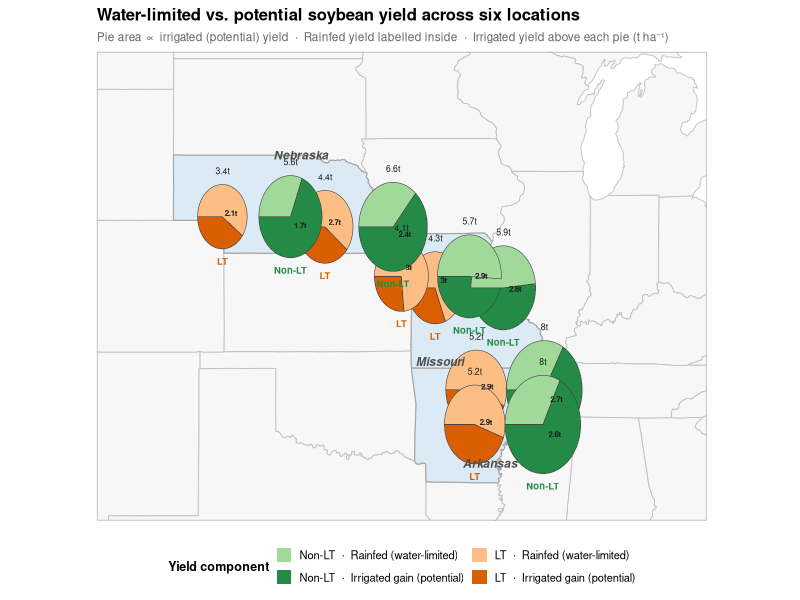
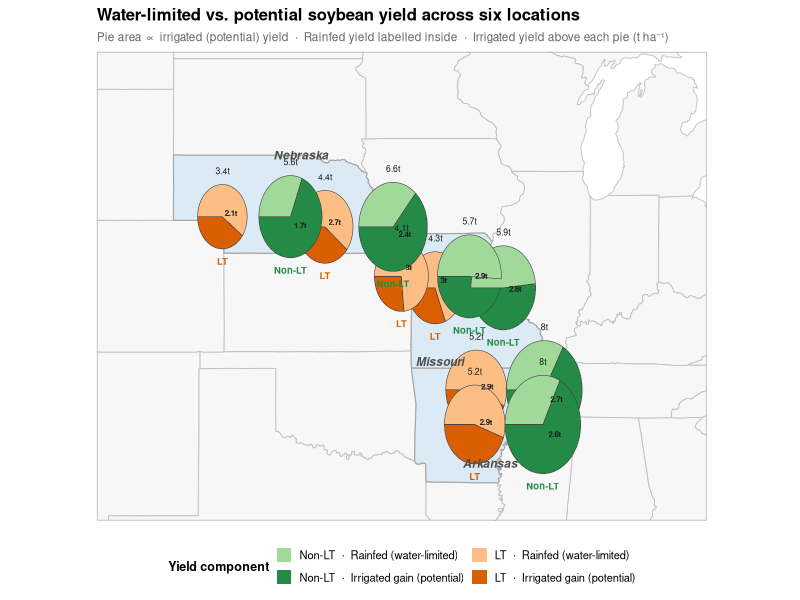

Here is the R script that generated these plots, in order:
## Fig 5 — Map: water-limited vs potential yield at 6 locations
## ggforce::geom_arc_bar pies + geom_point scaled by yield

setwd("/home/user/LT-trait")
library(dplyr); library(tidyr); library(ggplot2); library(ggforce); library(maps); library(readxl)

## ── Site coordinates ──────────────────────────────────────────────────────────
sites <- tibble(
  Location = c("Jonesboro","Marianna","Columbia","Norborne","Lincoln","North Platte"),
  State    = c("AR","AR","MO","MO","NE","NE"),
  lat      = c(35.84, 34.78, 38.95, 39.30, 40.81, 41.12),
  lon      = c(-90.70,-90.76,-92.33,-93.67,-96.70,-100.77)
)

## ── Yield data ────────────────────────────────────────────────────────────────
ssm <- read_excel("SoybeanSSM_sims2.xlsx")

yield_data <- ssm %>%
  filter(Crop %in% c("SOYBEAN-MG4","SOYBEAN-LT1.5-MG4",
                     "SOYBEAN-LT1.5-MG3","SOYBEAN-MG3")) %>%
  mutate(Genotype = factor(
    ifelse(Crop %in% c("SOYBEAN-MG4","SOYBEAN-MG3"),
           "Non-limited transpiration","Limited transpiration"),
    levels = c("Non-limited transpiration","Limited transpiration"))) %>%
  group_by(Location, Genotype, water_mgmt) %>%
  summarise(Yield = mean(Yield_kgha, na.rm = TRUE), .groups = "drop") %>%
  pivot_wider(names_from = water_mgmt, values_from = Yield) %>%
  left_join(sites, by = "Location") %>%
  mutate(
    lon_pie    = ifelse(Genotype == "Limited transpiration",
                        lon - 1.35, lon + 1.35),
    r          = sqrt(Irrigated) / sqrt(max(Irrigated)) * 1.5,   # area ∝ yield
    frac_rain  = Rainfed / Irrigated,
    start_rain = -pi/2,
    end_rain   = -pi/2 + frac_rain * 2 * pi,
    start_irr  = end_rain,
    end_irr    = -pi/2 + 2 * pi
  )

## ── Arc data (two slices per pie) ────────────────────────────────────────────
arcs <- bind_rows(
  yield_data %>% mutate(slice = "Water-limited (Rainfed)",
                        start = start_rain, end = end_rain),
  yield_data %>% mutate(slice = "Potential gain (Irrigated)",
                        start = start_irr,  end = end_irr)
) %>%
  mutate(fill_key = paste(as.character(Genotype), slice, sep = "|"))

fill_colours <- c(
  "Non-limited transpiration|Water-limited (Rainfed)"    = "#a1d99b",
  "Non-limited transpiration|Potential gain (Irrigated)" = "#238b45",
  "Limited transpiration|Water-limited (Rainfed)"        = "#fdbe85",
  "Limited transpiration|Potential gain (Irrigated)"     = "#d95f02"
)

## ── Yield labels at pie centre ────────────────────────────────────────────────
pie_labels <- yield_data %>%
  mutate(
    label_rain = paste0(round(Rainfed / 1000, 1), "t"),
    label_irr  = paste0(round(Irrigated / 1000, 1), "t")
  )

## ── State label positions ─────────────────────────────────────────────────────
state_labels <- tibble(
  lon   = c(-91.5, -93.5, -99.0),
  lat   = c(33.6,   36.7,  43.0),
  label = c("Arkansas", "Missouri", "Nebraska")
)

## ── Genotype legend key positions ─────────────────────────────────────────────
geno_legend <- tibble(
  lon_pie = c(-104.5, -104.5),
  lat     = c(34.2,   35.5),
  r       = 0.55,
  Genotype = factor(c("Non-limited transpiration","Limited transpiration"),
                    levels = c("Non-limited transpiration","Limited transpiration")),
  label   = c("Non-LT", "LT")
)
geno_arcs <- bind_rows(
  geno_legend %>% mutate(slice="full", start=-pi/2, end=3*pi/2,
                         fill_key=paste(as.character(Genotype),"Water-limited (Rainfed)",sep="|"))
)

## ── Map ───────────────────────────────────────────────────────────────────────
us_states    <- map_data("state")
focus_states <- c("arkansas","missouri","nebraska")

p <- ggplot() +
  ## basemap
  geom_polygon(data = us_states,
               aes(x = long, y = lat, group = group),
               fill = "grey97", colour = "grey75", linewidth = 0.3) +
  geom_polygon(data = filter(us_states, region %in% focus_states),
               aes(x = long, y = lat, group = group),
               fill = "#dbeaf5", colour = "grey65", linewidth = 0.4) +

  ## geom_point — circle scaled by potential (irrigated) yield as background anchor
  geom_point(data = yield_data,
             aes(x = lon_pie, y = lat, size = Irrigated, colour = Genotype),
             shape = 1, stroke = 1.0, alpha = 0.5, show.legend = FALSE) +

  ## pie charts
  geom_arc_bar(data = arcs,
               aes(x0 = lon_pie, y0 = lat, r0 = 0, r = r,
                   start = start, end = end, fill = fill_key),
               colour = "grey25", linewidth = 0.2) +

  ## rainfed yield label (inner slice)
  geom_text(data = pie_labels,
            aes(x = lon_pie + r * 0.38 * cos(-pi/2 + frac_rain * pi),
                y = lat     + r * 0.38 * sin(-pi/2 + frac_rain * pi),
                label = label_rain),
            size = 2.0, colour = "grey10", fontface = "bold") +

  ## potential yield label (outer ring, top)
  geom_text(data = pie_labels,
            aes(x = lon_pie, y = lat + r + 0.42, label = label_irr),
            size = 2.2, colour = "grey10") +

  ## genotype label below each pie
  geom_text(data = yield_data,
            aes(x = lon_pie, y = lat - r - 0.38,
                label = ifelse(Genotype == "Limited transpiration",
                               "LT", "Non-LT"),
                colour = Genotype),
            size = 2.4, fontface = "bold", show.legend = FALSE) +

  ## state labels
  geom_text(data = state_labels,
            aes(x = lon, y = lat, label = label),
            fontface = "bold.italic", size = 3.0, colour = "grey30") +

  ## scales
  scale_fill_manual(
    values = fill_colours,
    labels = c(
      "Non-limited transpiration|Water-limited (Rainfed)"    = "Non-LT  ·  Rainfed (water-limited)",
      "Non-limited transpiration|Potential gain (Irrigated)" = "Non-LT  ·  Irrigated gain (potential)",
      "Limited transpiration|Water-limited (Rainfed)"        = "LT  ·  Rainfed (water-limited)",
      "Limited transpiration|Potential gain (Irrigated)"     = "LT  ·  Irrigated gain (potential)"
    ),
    breaks = c(
      "Non-limited transpiration|Water-limited (Rainfed)",
      "Non-limited transpiration|Potential gain (Irrigated)",
      "Limited transpiration|Water-limited (Rainfed)",
      "Limited transpiration|Potential gain (Irrigated)"
    ),
    name = "Yield component"
  ) +
  scale_colour_manual(
    values = c("Non-limited transpiration" = "#238b45",
               "Limited transpiration"      = "#d95f02"),
    guide  = "none"
  ) +
  scale_size_continuous(
    range  = c(2, 9),
    name   = expression(Potential~yield~(kg~ha^{-1})),
    breaks = c(3000, 5000, 7000),
    labels = c("3 000","5 000","7 000")
  ) +
  coord_fixed(1.3, xlim = c(-106, -84), ylim = c(32.5, 45.5)) +
  labs(
    x        = NULL, y = NULL,
    title    = "Water-limited vs. potential soybean yield across six locations",
    subtitle = paste0("Pie area ∝ irrigated (potential) yield  ·  ",
                      "Rainfed yield labelled inside  ·  ",
                      "Irrigated yield above each pie (t ha⁻¹)")
  ) +
  theme_bw(base_size = 11) +
  theme(
    axis.text        = element_blank(),
    axis.ticks       = element_blank(),
    panel.grid       = element_blank(),
    legend.position  = "bottom",
    legend.box       = "horizontal",
    legend.title     = element_text(face = "bold", size = 9),
    legend.text      = element_text(size = 8),
    legend.key.size  = unit(0.75, "lines"),
    plot.title       = element_text(face = "bold", size = 12),
    plot.subtitle    = element_text(colour = "grey40", size = 8.5),
    panel.border     = element_rect(colour = "grey70")
  ) +
  guides(
    fill = guide_legend(order = 1, nrow = 2,
                        override.aes = list(colour = NA)),
    size = guide_legend(order = 2,
                        override.aes = list(shape = 21,
                                            colour = "grey50",
                                            fill   = NA))
  )

ggsave("Fig_map_yields.png",  plot = p, width = 22, height = 17,
       units = "cm", dpi = 150, bg = "white")
ggsave("Fig_map_yields.tiff", plot = p, width = 22, height = 17,
       units = "cm", dpi = 300, compression = "lzw", bg = "white")
message("Saved: Fig_map_yields")
